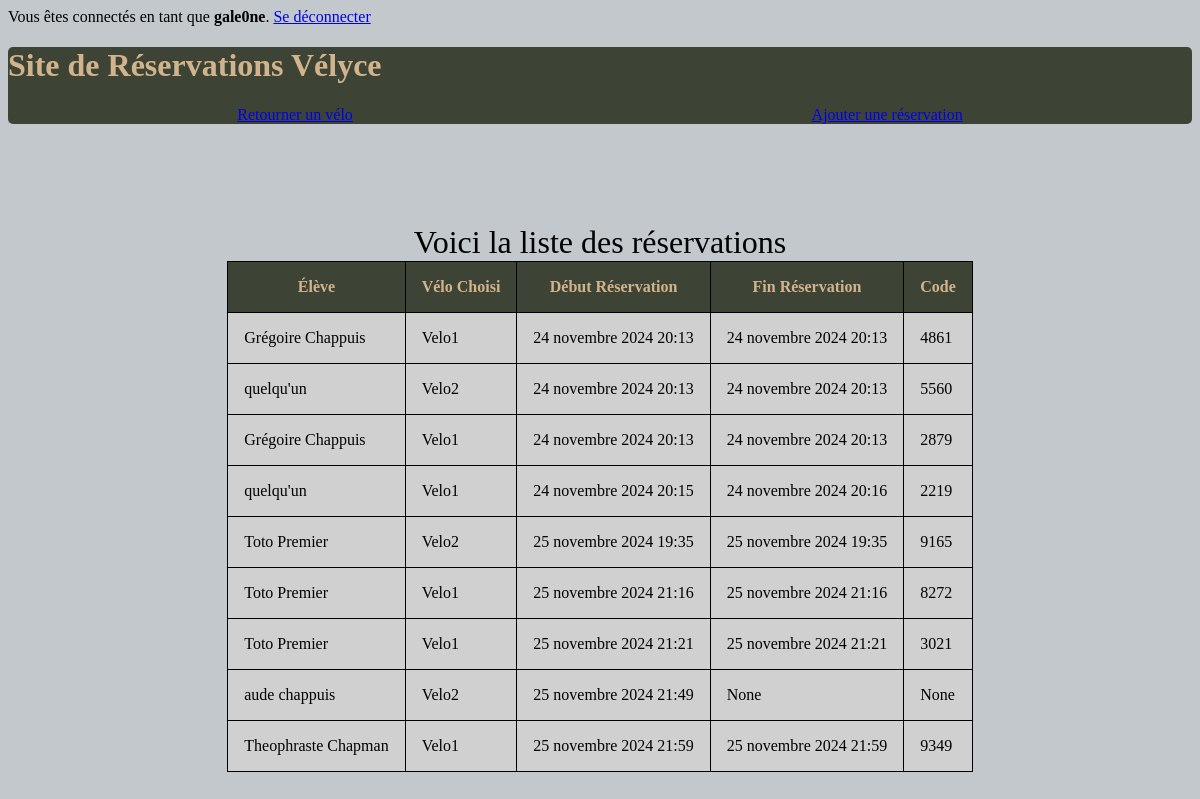
The page /reservations/ (signed in) on the database its author committed.
### reservations/models.py (models this page shows, shortened)
class User(AbstractUser):
    CLASSE_CHOICES = [
        ("TG1", "TG1"),
        ("TG2", "TG2"),
        ("TG3", "TG3"),
        ("TG4", "TG4"),
    ]
    classe = models.CharField(max_length=5, choices=CLASSE_CHOICES, default="TG1")

class Reservation(models.Model):
    velo = models.ForeignKey(Velo, on_delete=models.CASCADE)
    eleve = models.fields.CharField(max_length=100)
    start_time = models.DateTimeField(auto_now_add=True)
    end_time = models.DateTimeField(null=True, blank=True)
    code = models.IntegerField(null=True, blank=True)

class Velo(models.Model):
    VELO_CHOICES = [
        ('Velo 1', 'Velo 1'),
        ('Velo 2', 'Velo 2'),
    ]
    velo = models.CharField(max_length=6, choices=VELO_CHOICES, default='Velo1')
    est_disponible = models.BooleanField(default=True)
    def __str__(self):
        return self.velo

### reservations/views.py (the view)
# urls.py: path('reservations/', views.page_reservations, name='page_reservation'),
@login_required
def page_reservations(request):
    reservations = Reservation.objects.all()
    return render(request, 'reservations/reservations.html', {'reservations' : reservations})

### reservations/templates/reservations/reservations.html
{% extends 'reservations/base.html' %}
{% block content %}
<header>
   <h1>Site de Réservations Vélyce</h1>
   <nav>
      <a href="{% url 'return_bike' %}">Retourner un vélo</a>
      <a href="{% url 'ajout_reservation'%}">Ajouter une réservation</a>
   </nav>
</header>
<main>
 <table>
   <caption>Voici la liste des réservations</caption>
   <thead>
      <tr>
         <th>Élève</th>
         <th>Vélo Choisi</th>
         <th>Début Réservation</th>
         <th>Fin Réservation</th>
         <th>Code</th>
      </tr>
   </thead>
   <tbody>
      {% for reservation in reservations%}
      <tr>
         <td>{{reservation.eleve}}</td>
         <td>{{reservation.velo}}</td>
         <td>{{reservation.start_time}}</td>
         <td>{{reservation.end_time}}</td>
         <td>{{reservation.code}}</td>
      </tr>
      {% endfor %}
   </tbody>
 </table>
</main>
 {% endblock %}

### reservations/templates/reservations/base.html (shortened to what this page needs)
{% load static %}
<html lang="en">
<head>
    <link rel="stylesheet" href="{% static 'reservations/style.css' %}">
</head>
<body>
    {% if user.is_authenticated %}
        <p> Vous êtes connectés en tant que <strong>{{ request.user }}</strong>. <a href="{% url 'logout' %}">Se déconnecter</a></p>
    {% endif %}
    {% block content %}{% endblock %}
</body>
</html>

### reservations/static/reservations/style.css (style rules this page uses)
td, th { border: 1px solid black; padding: 1em; }
table { border-collapse: collapse; margin: auto; background-color: #D0D0D0; }
thead tr { background-color: 3D4435; color: tan; }
body { font-family: Cambria, Cochin, Georgia, Times, 'Times New Roman', serif; }
nav { display: flex; justify-content: space-around; color: tan; }
header { background-color: #3D4435; border-radius: 5px; color: tan; }
main { margin-top: 100px; }
caption { font-size: 2em; }
body { background-color: #C2C8CC; }

### rows shown on the page
User: user "gale0ne"
Reservation: eleve "Grégoire Chappuis", velo "Velo1", start_time "24 novembre 2024 20:13", end_time "24 novembre 2024 20:13", code "4861"
Reservation: eleve "quelqu'un", velo "Velo2", start_time "24 novembre 2024 20:13", end_time "24 novembre 2024 20:13", code "5560"
Reservation: eleve "Grégoire Chappuis", velo "Velo1", start_time "24 novembre 2024 20:13", end_time "24 novembre 2024 20:13", code "2879"
Reservation: eleve "quelqu'un", velo "Velo1", start_time "24 novembre 2024 20:15", end_time "24 novembre 2024 20:16", code "2219"
Reservation: eleve "Toto Premier", velo "Velo2", start_time "25 novembre 2024 19:35", end_time "25 novembre 2024 19:35", code "9165"
Reservation: eleve "Toto Premier", velo "Velo1", start_time "25 novembre 2024 21:16", end_time "25 novembre 2024 21:16", code "8272"
Reservation: eleve "Toto Premier", velo "Velo1", start_time "25 novembre 2024 21:21", end_time "25 novembre 2024 21:21", code "3021"
Reservation: eleve "aude chappuis", velo "Velo2", start_time "25 novembre 2024 21:49", end_time "None", code "None"
Reservation: eleve "Theophraste Chapman", velo "Velo1", start_time "25 novembre 2024 21:59", end_time "25 novembre 2024 21:59", code "9349"
